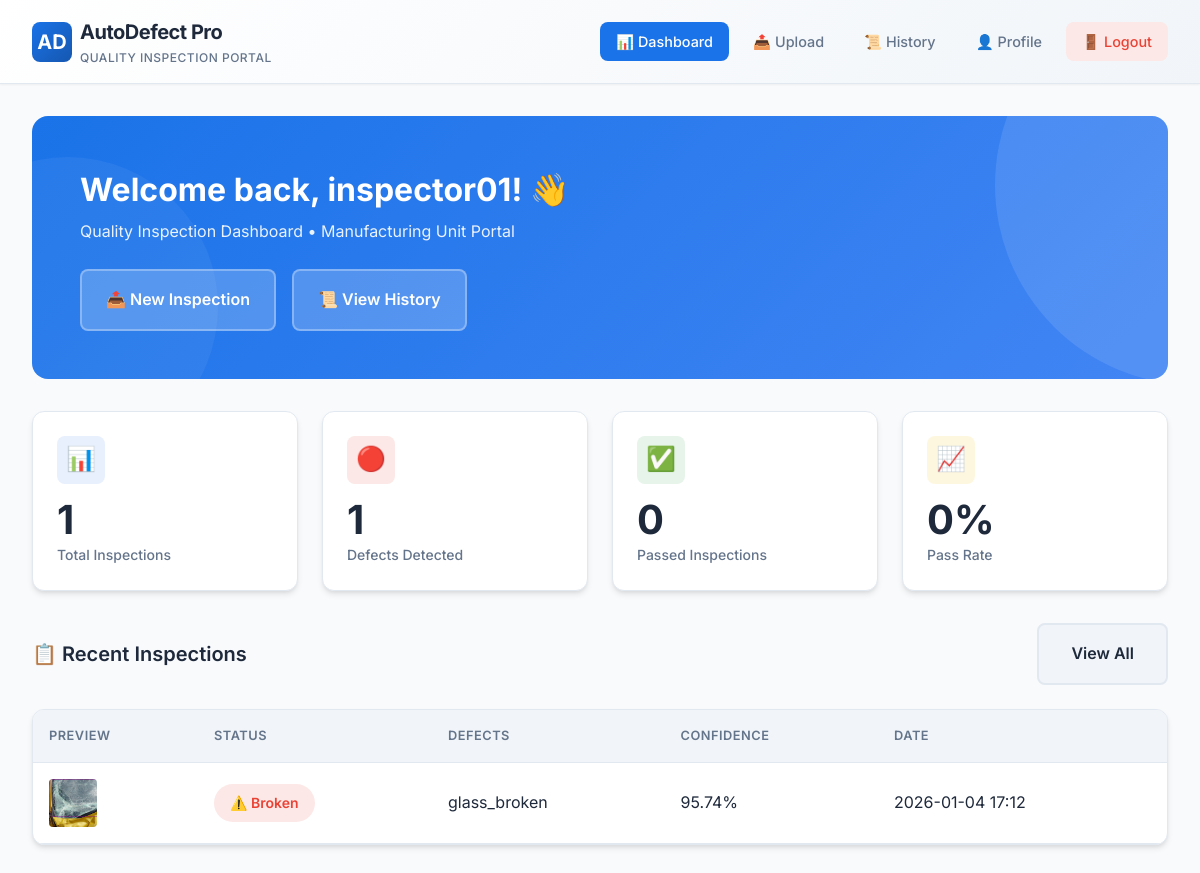
The app's page /dashboard (signed in) with its own data.
### tables this page shows
CREATE TABLE detection_history (
            id INTEGER PRIMARY KEY AUTOINCREMENT,
            user_id INTEGER NOT NULL,
            original_image TEXT NOT NULL,
            result_image TEXT NOT NULL,
            vehicle_status TEXT NOT NULL,
            defect_classes TEXT,
            confidence_scores TEXT,
            detection_count INTEGER DEFAULT 0,
            timestamp TIMESTAMP DEFAULT CURRENT_TIMESTAMP,
            FOREIGN KEY (user_id) REFERENCES users (id)
        );

### app.py (the view)
@app.route("/dashboard")
def dashboard():
    if "user_id" not in session:
        return redirect(url_for("login"))
    conn = get_db_connection()
    total_inspections = conn.execute(
        "SELECT COUNT(*) as count FROM detection_history WHERE user_id = ?",
        (session["user_id"],)
    ).fetchone()["count"]
    broken_count = conn.execute(
        "SELECT COUNT(*) as count FROM detection_history WHERE user_id = ? AND vehicle_status = 'Broken'",
        (session["user_id"],)
    ).fetchone()["count"]
    non_broken_count = conn.execute(
        "SELECT COUNT(*) as count FROM detection_history WHERE user_id = ? AND vehicle_status = 'Non-Broken'",
        (session["user_id"],)
    ).fetchone()["count"]
    recent_inspections = conn.execute(
        """SELECT * FROM detection_history
           WHERE user_id = ?
           ORDER BY timestamp DESC
           LIMIT 5""",
        (session["user_id"],)
    ).fetchall()
    conn.close()
    return render_template(
        "dashboard.html",
        username=session["username"],
        total_inspections=total_inspections,
        broken_count=broken_count,
        non_broken_count=non_broken_count,
        recent_inspections=recent_inspections
    )

### app.py (called while the page is built)
def get_db_connection():
    conn = sqlite3.connect(DATABASE_PATH)
    conn.row_factory = sqlite3.Row
    return conn

### templates/dashboard.html (shortened to what this page needs)
{% extends "base.html" %}
{% block content %}
<div class="main-container">
    <div class="welcome-banner animate-fade-in">
        <div class="welcome-content">
            <h1 class="welcome-title">Welcome back, {{ username }}! 👋</h1>
            <p class="welcome-subtitle">
                Quality Inspection Dashboard • Manufacturing Unit Portal
            </p>
            <div class="welcome-actions">
                <a href="{{ url_for('upload') }}" class="welcome-btn">📤 New Inspection</a>
                <a href="{{ url_for('history') }}" class="welcome-btn">📜 View History</a>
            </div>
        </div>
    </div>
    <div class="stats-grid">
        <div class="stat-card animate-slide-up">
            <div class="stat-card-icon primary">📊</div>
            <div class="stat-card-value">{{ total_inspections }}</div>
            <div class="stat-card-label">Total Inspections</div>
        </div>
        <div class="stat-card animate-slide-up">
            <div class="stat-card-icon danger">🔴</div>
            <div class="stat-card-value">{{ broken_count }}</div>
            <div class="stat-card-label">Defects Detected</div>
        </div>
        <div class="stat-card animate-slide-up">
            <div class="stat-card-icon success">✅</div>
            <div class="stat-card-value">{{ non_broken_count }}</div>
            <div class="stat-card-label">Passed Inspections</div>
        </div>
        <div class="stat-card animate-slide-up">
            <div class="stat-card-icon warning">📈</div>
            <div class="stat-card-value">
                {% if total_inspections > 0 %}
                {{ ((non_broken_count / total_inspections) * 100)|round|int }}%
                {% else %}
                0%
                {% endif %}
            </div>
            <div class="stat-card-label">Pass Rate</div>
        </div>
    </div>
    <div class="section-header">
        <h2 class="section-title">📋 Recent Inspections</h2>
        <a href="{{ url_for('history') }}" class="btn btn-secondary">View All</a>
    </div>
    <div class="card">
        {% if recent_inspections %}
        <table class="activity-table">
            <thead>
                <tr>
                    <th>Preview</th>
                    <th>Status</th>
                    <th>Defects</th>
                    <th>Confidence</th>
                    <th>Date</th>
                </tr>
            </thead>
            <tbody>
                {% for record in recent_inspections %}
                <tr>
                    <td>
                        <img src="{{ url_for('static', filename='results/' + record['result_image']) }}"
                            class="activity-thumbnail" alt="Inspection">
                    </td>
                    <td>
                        <span
                            class="status-badge {% if record['vehicle_status'] == 'Broken' %}broken{% else %}non-broken{% endif %}">
                            {% if record['vehicle_status'] == 'Broken' %}⚠️{% else %}✓{% endif %}
                            {{ record['vehicle_status'] }}
                        </span>
                    </td>
                    <td>{{ record['defect_classes'] or 'None' }}</td>
                    <td>{{ record['confidence_scores'] or 'N/A' }}</td>
                    <td class="text-muted">{{ record['timestamp'][:16] }}</td>
                </tr>
                {% endfor %}
            </tbody>
        </table>
        {% endif %}
    </div>
</div>
{% endblock %}

### records on screen
detection_history: result_image (picture), vehicle_status "Broken", defect_classes "glass_broken", confidence_scores "95.74%", timestamp "2026-01-04 17:12"

### other values on screen
{{ username }} "inspector01"
{{ total_inspections }} "1"
{{ broken_count }} "1"
{{ non_broken_count }} "0"
{{ ((non_broken_count / total_inspections) * 100)|round|int }} "0"
